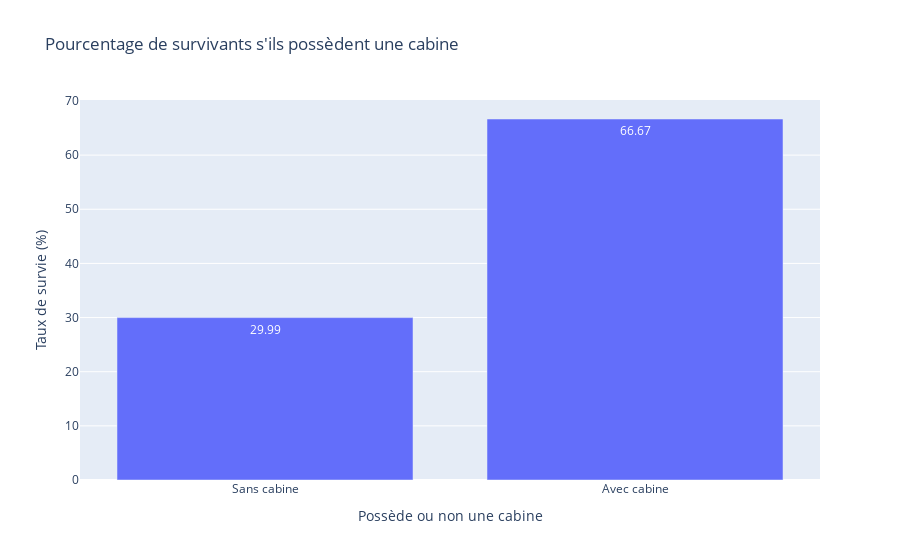

Notebook code cell kept with this figure:
### Code cell
survival_by_hascabin = train_data_filled.groupby('HasCabin').agg({
    'Survived': ['count', 'sum']
})

survival_by_hascabin.columns = ['Total', 'Survivors']
survival_by_hascabin['Survival_Rate'] = (survival_by_hascabin['Survivors'] / survival_by_hascabin['Total'] * 100).round(2)

print(survival_by_hascabin)

hascabin_fig = px.bar(
    survival_by_hascabin.reset_index(), # reset_index replace la colonne title correctement pour plotly
    x='HasCabin',
    y='Survival_Rate',
    title='Pourcentage de survivants s\'ils possèdent une cabine',
    labels={
        'Survival_Rate': 'Taux de survie (%)',
        'HasCabin': 'Possède ou non une cabine'
    },
    text='Survival_Rate'
)

hascabin_fig.update_xaxes(
    tickvals=[0,1],
    ticktext=['Sans cabine', 'Avec cabine']
)

hascabin_fig.show()

### Figure 1 — Plotly figure (JSON) as saved in the notebook; plotly's stock layout.template omitted (floating-point values rounded to 4 significant figures)
{"data": [{"hovertemplate": "Possède ou non une cabine=%{x}<br>Taux de survie (%)=%{text}<extra></extra>", "legendgroup": "", "marker": {"color": "#636efa", "pattern": {"shape": ""}}, "name": "", "orientation": "v", "showlegend": false, "text": [29.99, 66.67], "textposition": "auto", "type": "bar", "x": [0, 1], "xaxis": "x", "y": [29.99, 66.67], "yaxis": "y"}], "layout": {"barmode": "relative", "legend": {"tracegroupgap": 0}, "title": {"text": "Pourcentage de survivants s'ils possèdent une cabine"}, "xaxis": {"anchor": "y", "domain": [0, 1], "ticktext": ["Sans cabine", "Avec cabine"], "tickvals": [0, 1], "title": {"text": "Possède ou non une cabine"}}, "yaxis": {"anchor": "x", "domain": [0, 1], "title": {"text": "Taux de survie (%)"}}}}
